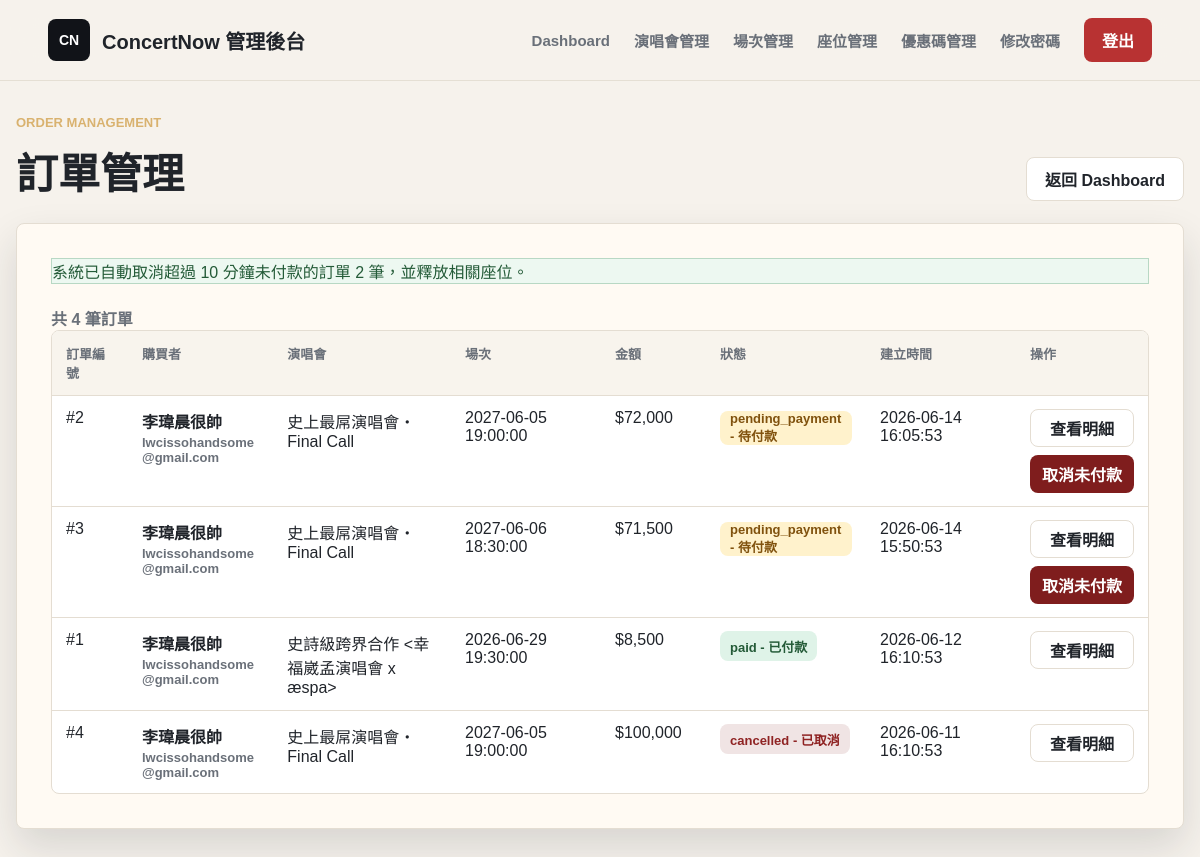
The page /manager/orders.php (signed in) on the database its author committed.
### tables this page shows
CREATE TABLE Orders (
    order_id INT AUTO_INCREMENT PRIMARY KEY,
    user_id INT,
    show_id INT,
    promo_id INT NULL,                      
    total_price INT NOT NULL,               
    status ENUM('pending_payment', 'paid', 'cancelled') DEFAULT 'pending_payment',
    payment_method VARCHAR(30) NULL,         
    delivery_method VARCHAR(30) NULL,        
    created_at TIMESTAMP DEFAULT CURRENT_TIMESTAMP,
    FOREIGN KEY (user_id) REFERENCES User(user_id),
    FOREIGN KEY (show_id) REFERENCES ShowDate(show_id),
    FOREIGN KEY (promo_id) REFERENCES PromoCode(promo_id) ON DELETE SET NULL
);

CREATE TABLE User (
    user_id INT AUTO_INCREMENT PRIMARY KEY,
    username VARCHAR(50) NOT NULL UNIQUE,
    real_name VARCHAR(50) NOT NULL,
    birth_date DATETIME NOT NULL,
    phone_num VARCHAR(20) NOT NULL,
    id_number VARCHAR(20) NOT NULL UNIQUE,
    email VARCHAR(100) NOT NULL,
    user_address VARCHAR(255) NULL,
    password VARCHAR(255) NOT NULL,
    role ENUM('customer', 'manager') DEFAULT 'customer',
    created_at TIMESTAMP DEFAULT CURRENT_TIMESTAMP
);

CREATE TABLE Concert (
    concert_id INT AUTO_INCREMENT PRIMARY KEY,
    organizer_id INT NULL,                           
    artist VARCHAR(100) NOT NULL,                     
    title VARCHAR(255) NOT NULL,                      
    venue VARCHAR(100) NOT NULL,                      
    concert_address VARCHAR(255) NOT NULL,                    
    image VARCHAR(255),                               
    sale_start DATETIME NOT NULL,                     
    sale_end DATETIME NOT NULL,                       
    description TEXT,                                 
    notice TEXT,                                      
    created_at TIMESTAMP DEFAULT CURRENT_TIMESTAMP,
    FOREIGN KEY (organizer_id) REFERENCES Organizer(organizer_id) ON DELETE SET NULL
);

CREATE TABLE ShowDate (
    show_id INT AUTO_INCREMENT PRIMARY KEY,
    concert_id INT NOT NULL,                          
    show_datetime DATETIME NOT NULL,                  
    status VARCHAR(50) DEFAULT 'available',           
    FOREIGN KEY (concert_id) REFERENCES Concert(concert_id) ON DELETE CASCADE
);

### includes/order_expiration.php (called while the page is built, shortened)
<?php
require_once __DIR__ . '/order_helpers.php';
function orderPaymentDeadlineTimestamp($createdAt)
{
    try {
        $createdDateTime = new DateTimeImmutable((string) $createdAt, new DateTimeZone(ORDER_PAYMENT_TIMEZONE));
    } catch (Exception $exception) {
        return null;
    }
    return $createdDateTime->getTimestamp() + ORDER_PAYMENT_TIMEOUT_SECONDS;
}
function orderPaymentSecondsRemaining($createdAt)
{
    $deadlineTimestamp = orderPaymentDeadlineTimestamp($createdAt);
    $nowTimestamp = (new DateTimeImmutable('now', new DateTimeZone(ORDER_PAYMENT_TIMEZONE)))->getTimestamp();
    return max(0, $deadlineTimestamp - $nowTimestamp);
}
function cancelExpiredPendingOrders($connection, $customerId = null)
{
    $cancelledCount = 0;
    try {
        $params = [];
        $customerFilter = '';
        $stmt = $connection->prepare(
            "SELECT order_id
             FROM Orders
             WHERE status = 'pending_payment'
               AND created_at <= DATE_SUB(NOW(), INTERVAL 10 MINUTE)
               $customerFilter"
        );
        $stmt->execute($params);
        $orderIds = array_map('intval', $stmt->fetchAll(PDO::FETCH_COLUMN));
        foreach ($orderIds as $orderId) {
            if (cancelPendingOrderAndReleaseSeats($connection, $orderId, $customerId, true)) {
                $cancelledCount++;
            }
        }
    } catch (Throwable $exception) {
        if ($connection->inTransaction()) {
            $connection->rollBack();
        }
        error_log('Cancel expired pending orders failed: ' . $exception->getMessage());
        throw $exception;
    }
    return $cancelledCount;
}

### includes/order_helpers.php (called while the page is built, shortened)
<?php
function archiveCancelledTickets(PDO $pdo, int $orderId): void
{
    $archiveStmt = $pdo->prepare(
        "INSERT INTO CancelledTicket
            (order_id, show_id, seat_id, seat_number, price, real_name, id_number)
         SELECT
            orders_table.order_id,
            orders_table.show_id,
            seat.seat_id,
            seat.seat_number,
            seat.price,
            ticket.real_name,
            ticket.id_number
         FROM Ticket ticket
         INNER JOIN Orders orders_table ON orders_table.order_id = ticket.order_id
         INNER JOIN Seat seat ON seat.seat_id = ticket.seat_id
         WHERE ticket.order_id = :order_id"
    );
    $archiveStmt->execute([':order_id' => $orderId]);
}
function cancelPendingOrderAndReleaseSeats(PDO $pdo, int $orderId, ?int $customerId = null, bool $requireExpired = false): bool
{
    $pdo->beginTransaction();
    try {
        $params = [':order_id' => $orderId];
        $customerFilter = '';
        $orderStmt = $pdo->prepare(
            "SELECT order_id, status, created_at
             FROM Orders
             WHERE order_id = :order_id
               $customerFilter
             FOR UPDATE"
        );
        $orderStmt->execute($params);
        $order = $orderStmt->fetch();
        $ticketStmt = $pdo->prepare(
            'SELECT seat_id
             FROM Ticket
             WHERE order_id = :order_id'
        );
        $ticketStmt->execute([':order_id' => $orderId]);
        $seatIds = array_map('intval', $ticketStmt->fetchAll(PDO::FETCH_COLUMN));
        archiveCancelledTickets($pdo, $orderId);
        $seatStmt = $pdo->prepare(
            "UPDATE Seat
             SET status = 'available'
             WHERE seat_id = :seat_id"
        );
        foreach ($seatIds as $seatId) {
            $seatStmt->execute([':seat_id' => $seatId]);
        }
        $deleteStmt = $pdo->prepare('DELETE FROM Ticket WHERE order_id = :order_id');
        $deleteStmt->execute([':order_id' => $orderId]);
        $updateStmt = $pdo->prepare(
            "UPDATE Orders
             SET status = 'cancelled'
             WHERE order_id = :order_id
               AND status = 'pending_payment'"
        );
        $updateStmt->execute([':order_id' => $orderId]);
        $pdo->commit();
        return true;
    } catch (Throwable $exception) {
        if ($pdo->inTransaction()) {
            $pdo->rollBack();
        }
        throw $exception;
    }
}

### includes/manager_auth.php (called while the page is built, shortened)
<?php
function h($value)
{
    return htmlspecialchars((string) $value, ENT_QUOTES, 'UTF-8');
}

### manager/orders.php (the view, shortened to what this page needs)
<?php
$authGuardPath = __DIR__ . '/../includes/auth_guard.php';
if (file_exists($authGuardPath)) {
    require_once $authGuardPath;
    if (function_exists('require_role')) {
        require_role('manager');
    }
} else {
    require_once __DIR__ . '/../includes/manager_auth.php';
}
require_once __DIR__ . '/../includes/db_config.php';
require_once __DIR__ . '/../includes/order_expiration.php';
$errors = [];
$notice = '';
$orders = [];
$dbReady = $pdo instanceof PDO;
$statusLabels = [
    'pending_payment' => '待付款',
    'paid' => '已付款',
    'cancelled' => '已取消',
];
if (!$dbReady) {
    $errors[] = '目前無法連線資料庫，請確認 MySQL 與 includes/db_config.php 設定。';
} else {
    try {
        $autoCancelledCount = cancelExpiredPendingOrders($pdo);
        if ($autoCancelledCount > 0 && $notice === '') {
            $notice = '系統已自動取消超過 10 分鐘未付款的訂單 ' . $autoCancelledCount . ' 筆，並釋放相關座位。';
        }
    } catch (Throwable $exception) {
        error_log('Auto-cancel expired orders failed: ' . $exception->getMessage());
        $errors[] = '自動取消逾時訂單失敗，請稍後再試。';
    }
    try {
        $stmt = $pdo->prepare(
            'SELECT o.order_id,
                    o.user_id,
                    o.show_id,
                    o.total_price,
                    o.status,
                    o.created_at,
                    u.username,
                    u.real_name AS buyer_real_name,
                    u.email,
                    c.title AS concert_title,
                    s.show_datetime
             FROM Orders o
             LEFT JOIN User u ON u.user_id = o.user_id
             LEFT JOIN ShowDate s ON s.show_id = o.show_id
             LEFT JOIN Concert c ON c.concert_id = s.concert_id
             ORDER BY o.created_at DESC, o.order_id DESC'
        );
        $stmt->execute();
        $orders = $stmt->fetchAll();
    } catch (PDOException $exception) {
        error_log('Fetch orders failed: ' . $exception->getMessage());
        $errors[] = '讀取訂單列表失敗，請稍後再試。';
    }
}
?>
<!doctype html>
<html lang="zh-Hant">
<head>
    <link rel="stylesheet" href="../assets/css/style.css">
</head>
<body>
    <header class="site-header">
        <a class="brand" href="/concert_system/manager/dashboard.php" aria-label="ConcertNow 管理後台">
            <span class="brand-mark">CN</span>
            <span>ConcertNow 管理後台</span>
        </a>
        <nav class="main-nav" aria-label="管理功能">
            <a href="/concert_system/manager/dashboard.php">Dashboard</a>
            <a href="/concert_system/manager/concerts.php">演唱會管理</a>
            <a href="/concert_system/manager/shows.php">場次管理</a>
            <a href="/concert_system/manager/seats.php">座位管理</a>
            <a href="/concert_system/manager/promocodes.php">優惠碼管理</a>
            <a href="/concert_system/manager/change_password.php">修改密碼</a>
            <a class="login-button" href="/concert_system/manager/logout.php">登出</a>
        </nav>
    </header>
    <main class="concert-section manager-orders">
        <div class="section-title">
            <div>
                <p>Order Management</p>
                <h2>訂單管理</h2>
            </div>
            <a class="secondary-action" href="/concert_system/manager/dashboard.php">返回 Dashboard</a>
        </div>
        <section class="placeholder-card orders-panel">
            <div class="orders-layout">
                <?php if ($notice !== ''): ?>
                    <div class="auth-success"><?= h($notice) ?></div>
                <?php endif; ?>
                <div>
                    <div class="orders-summary">
                        <span>共 <?= h(count($orders)) ?> 筆訂單</span>
                    </div>
                    <div class="table-wrap">
                        <?php if ($orders): ?>
                            <table class="orders-table">
                                <thead>
                                    <tr>
                                        <th>訂單編號</th>
                                        <th>購買者</th>
                                        <th>演唱會</th>
                                        <th>場次</th>
                                        <th>金額</th>
                                        <th>狀態</th>
                                        <th>建立時間</th>
                                        <th>操作</th>
                                    </tr>
                                </thead>
                                <tbody>
                                    <?php foreach ($orders as $order): ?>
                                        <tr>
                                            <td>#<?= h($order['order_id']) ?></td>
                                            <td>
                                                <div class="buyer-cell">
                                                    <strong><?= h($order['buyer_real_name'] ?: $order['username'] ?: '未知會員') ?></strong>
                                                    <span><?= h($order['email'] ?: '無 email') ?></span>
                                                </div>
                                            </td>
                                            <td><?= h($order['concert_title'] ?: '未找到演唱會') ?></td>
                                            <td><?= h($order['show_datetime'] ?: '未找到場次') ?></td>
                                            <td>$<?= h(number_format((float) $order['total_price'])) ?></td>
                                            <td>
                                                <span class="status-pill is-<?= h($order['status']) ?>">
                                                    <?= h($order['status']) ?> - <?= h($statusLabels[$order['status']] ?? $order['status']) ?>
                                                </span>
                                            </td>
                                            <td><?= h($order['created_at']) ?></td>
                                            <td>
                                                <div class="row-actions">
                                                    <a class="secondary-action" href="/concert_system/manager/orders.php?order_id=<?= h($order['order_id']) ?>">
                                                        查看明細
                                                    </a>
                                                    <?php if ($order['status'] === 'pending_payment'): ?>
                                                        <form method="post" action="/concert_system/manager/orders.php" onsubmit="return confirm('確定要取消此未付款訂單嗎？');">
                                                            <button class="danger-action" type="submit">取消未付款</button>
                                                        </form>
                                                    <?php endif; ?>
                                                </div>
                                            </td>
                                        </tr>
                                    <?php endforeach; ?>
                                </tbody>
                            </table>
                        <?php else: ?>
                            <div class="empty-row">目前沒有訂單資料。</div>
                        <?php endif; ?>
                    </div>
                </div>
            </div>
        </section>
    </main>
</body>
</html>

### assets/css/style.css (style rules this page uses)
:root { --bg: #f6f2ec; --surface: #fffaf3; --text: #20242a; --muted: #6a7079; --line: #e4ddd2; --accent: #b83232; --accent-dark: #8f2323; --ink: #111318; --shadow: 0 18px 40px rgba(31, 35, 40, 0.14); }
* { box-sizing: border-box; }
html { scroll-behavior: smooth; }
body { margin: 0; min-height: 100vh; background: var(--bg); color: var(--text); font-family: "PingFang TC", "Noto Sans TC", "Microsoft JhengHei", Arial, sans-serif; }
button, input[type="button"], input[type="submit"], input[type="reset"], .login-button, .primary-action, .ticket-link, .secondary-action, .disabled-action, .seat-zone-action, .show-select-action, .placeholder-link, .auth-submit, .danger-action { font-size: max(16px, 1em) !important; }
a { color: inherit; text-decoration: none; }
.site-header { position: sticky; top: 0; z-index: 20; display: flex; align-items: center; justify-content: space-between; gap: 24px; width: 100%; padding: 18px clamp(18px, 4vw, 56px); background: rgba(246, 242, 236, 0.92); border-bottom: 1px solid rgba(228, 221, 210, 0.9); backdrop-filter: blur(16px); }
.brand { display: inline-flex; align-items: center; gap: 12px; font-size: 20px; font-weight: 800; letter-spacing: 0; }
.brand-mark { display: inline-grid; place-items: center; width: 42px; height: 42px; color: #fff; background: var(--ink); border-radius: 8px; font-size: 14px; }
.main-nav { display: flex; align-items: center; gap: clamp(12px, 2vw, 28px); color: var(--muted); font-size: 15px; font-weight: 700; }
.login-button, .primary-action, .ticket-link, .secondary-action, .disabled-action, .seat-zone-action, .show-select-action, .placeholder-link, .auth-submit { display: inline-flex; align-items: center; justify-content: center; min-height: 44px; padding: 0 18px; border: 0; border-radius: 8px; background: var(--accent); color: #fff; font-weight: 800; cursor: pointer; }
.secondary-action { border: 1px solid var(--line); background: #fff; color: var(--text); }
.slide-kicker, .section-title p { margin: 0 0 10px; color: #d9b26f; font-size: 13px; font-weight: 900; letter-spacing: 0; text-transform: uppercase; }
.concert-section { width: min(1180px, calc(100% - 32px)); margin: 64px auto 72px; }
.section-title { display: flex; align-items: end; justify-content: space-between; gap: 20px; margin-bottom: 22px; }
.section-title h2 { margin: 0; color: var(--text); font-size: clamp(28px, 4vw, 42px); letter-spacing: 0; }
.placeholder-card { width: min(620px, 100%); padding: 34px; border: 1px solid var(--line); border-radius: 8px; background: var(--surface); box-shadow: var(--shadow); }
.auth-success { border: 1px solid #b8d8c4; background: #edf8f1; color: #245b38; }
.danger-action { border-color: #e2b4b4; color: #9a2525; font-size: 17px; }

### rows shown on the page
orders: order_id "2", user.real_name "李瑋晨很帥", user.email "lwcissohandsome@gmail.com", concert.title "史上最屌演唱會・Final Call", show.show_datetime "2027-06-05 19:00:00", total_price "72,000", status "pending_payment", status "待付款", created_at "2026-06-14 16:05:53"
orders: order_id "3", user.real_name "李瑋晨很帥", user.email "lwcissohandsome@gmail.com", concert.title "史上最屌演唱會・Final Call", show.show_datetime "2027-06-06 18:30:00", total_price "71,500", status "pending_payment", status "待付款", created_at "2026-06-14 15:50:53"
orders: order_id "1", user.real_name "李瑋晨很帥", user.email "lwcissohandsome@gmail.com", concert.title "史詩級跨界合作 <幸福崴孟演唱會 x æspa>", show.show_datetime "2026-06-29 19:30:00", total_price "8,500", status "paid", status "已付款", created_at "2026-06-12 16:10:53"
orders: order_id "4", user.real_name "李瑋晨很帥", user.email "lwcissohandsome@gmail.com", concert.title "史上最屌演唱會・Final Call", show.show_datetime "2027-06-05 19:00:00", total_price "100,000", status "cancelled", status "已取消", created_at "2026-06-11 16:10:53"

### other values the page prints
$notice "系統已自動取消超過 10 分鐘未付款的訂單 2 筆，並釋放相關座位。"
count($orders) "4"
